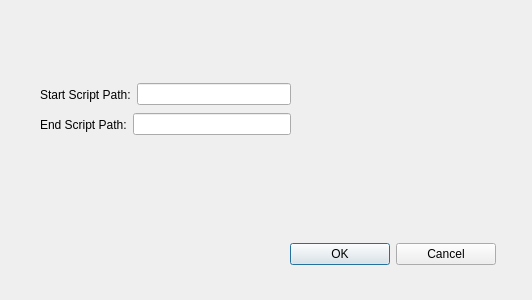
<?xml version="1.0" encoding="UTF-8"?>
<ui version="4.0">
 <class>preferences</class>
 <widget class="QDialog" name="preferences">
  <property name="geometry">
   <rect>
    <x>0</x>
    <y>0</y>
    <width>532</width>
    <height>300</height>
   </rect>
  </property>
  <property name="windowTitle">
   <string>Dialog</string>
  </property>
  <widget class="QWidget" name="layoutWidget">
   <property name="geometry">
    <rect>
     <x>290</x>
     <y>240</y>
     <width>206</width>
     <height>29</height>
    </rect>
   </property>
   <layout class="QHBoxLayout" name="horizontalLayout">
    <item>
     <widget class="QPushButton" name="ok_button">
      <property name="text">
       <string>OK</string>
      </property>
     </widget>
    </item>
    <item>
     <widget class="QPushButton" name="cancel_button">
      <property name="text">
       <string>Cancel</string>
      </property>
     </widget>
    </item>
   </layout>
  </widget>
  <widget class="QWidget" name="layoutWidget">
   <property name="geometry">
    <rect>
     <x>40</x>
     <y>80</y>
     <width>251</width>
     <height>29</height>
    </rect>
   </property>
   <layout class="QHBoxLayout" name="horizontalLayout_2">
    <item>
     <widget class="QLabel" name="label">
      <property name="text">
       <string>Start Script Path:</string>
      </property>
     </widget>
    </item>
    <item>
     <widget class="QLineEdit" name="startScript_lineEdit"/>
    </item>
   </layout>
  </widget>
  <widget class="QWidget" name="layoutWidget_2">
   <property name="geometry">
    <rect>
     <x>40</x>
     <y>110</y>
     <width>251</width>
     <height>29</height>
    </rect>
   </property>
   <layout class="QHBoxLayout" name="horizontalLayout_3">
    <item>
     <widget class="QLabel" name="label_2">
      <property name="text">
       <string>End Script Path:</string>
      </property>
     </widget>
    </item>
    <item>
     <widget class="QLineEdit" name="endScript_lineEdit"/>
    </item>
   </layout>
  </widget>
  <zorder>layoutWidget</zorder>
  <zorder>layoutWidget</zorder>
  <zorder>startScript_lineEdit</zorder>
  <zorder>label</zorder>
  <zorder>layoutWidget_2</zorder>
  <zorder>label_3</zorder>
  <zorder>pwd_label</zorder>
 </widget>
 <resources/>
 <connections/>
</ui>
